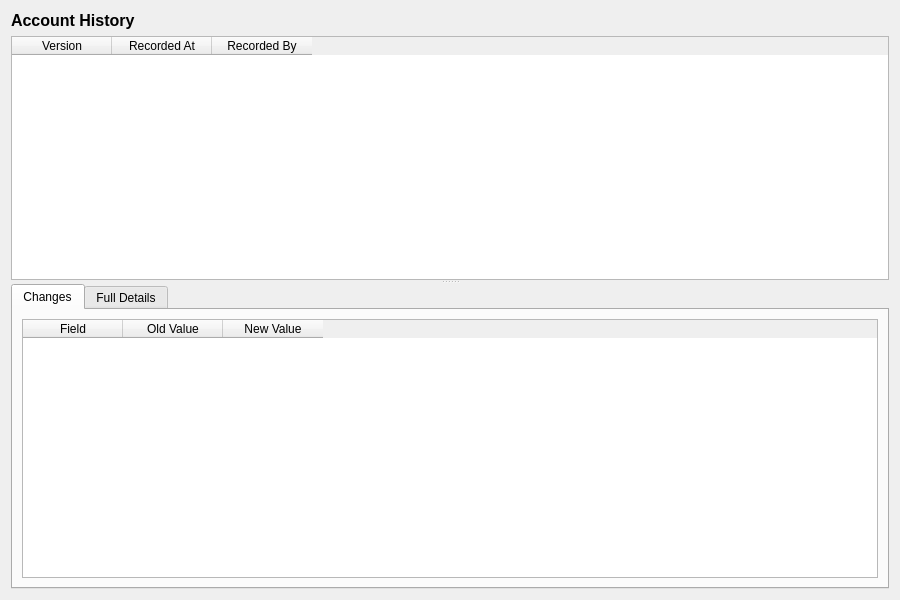
<?xml version="1.0" encoding="UTF-8"?>
<ui version="4.0">
 <class>AccountHistoryDialog</class>
 <widget class="QWidget" name="AccountHistoryDialog">
  <property name="geometry">
   <rect>
    <x>0</x>
    <y>0</y>
    <width>900</width>
    <height>600</height>
   </rect>
  </property>
  <property name="windowTitle">
   <string>Account History</string>
  </property>
  <layout class="QVBoxLayout" name="verticalLayout">
   <item>
    <widget class="QLabel" name="titleLabel">
     <property name="font">
      <font>
       <pointsize>12</pointsize>
       <bold>true</bold>
      </font>
     </property>
     <property name="text">
      <string>Account History</string>
     </property>
    </widget>
   </item>
   <item>
    <widget class="QSplitter" name="splitter">
     <property name="orientation">
      <enum>Qt::Vertical</enum>
     </property>
     <widget class="QTableWidget" name="versionListWidget">
      <property name="minimumHeight">
       <number>150</number>
      </property>
      <property name="maximumHeight">
       <number>250</number>
      </property>
      <property name="alternatingRowColors">
       <bool>true</bool>
      </property>
      <property name="editTriggers">
       <set>QAbstractItemView::NoEditTriggers</set>
      </property>
      <property name="selectionMode">
       <enum>QAbstractItemView::SingleSelection</enum>
      </property>
      <property name="selectionBehavior">
       <enum>QAbstractItemView::SelectRows</enum>
      </property>
      <column>
       <property name="text">
        <string>Version</string>
       </property>
      </column>
      <column>
       <property name="text">
        <string>Recorded At</string>
       </property>
      </column>
      <column>
       <property name="text">
        <string>Recorded By</string>
       </property>
      </column>
     </widget>
     <widget class="QWidget" name="detailWidget">
      <layout class="QVBoxLayout" name="detailLayout">
       <property name="leftMargin">
        <number>0</number>
       </property>
       <property name="topMargin">
        <number>0</number>
       </property>
       <property name="rightMargin">
        <number>0</number>
       </property>
       <property name="bottomMargin">
        <number>0</number>
       </property>
       <item>
        <widget class="QTabWidget" name="tabWidget">
         <property name="currentIndex">
          <number>0</number>
         </property>
         <widget class="QWidget" name="changesTab">
          <attribute name="title">
           <string>Changes</string>
          </attribute>
          <layout class="QVBoxLayout" name="changesTabLayout">
           <item>
            <widget class="QTableWidget" name="changesTableWidget">
             <property name="editTriggers">
              <set>QAbstractItemView::NoEditTriggers</set>
             </property>
             <property name="alternatingRowColors">
              <bool>true</bool>
             </property>
             <property name="selectionMode">
              <enum>QAbstractItemView::SingleSelection</enum>
             </property>
             <property name="selectionBehavior">
              <enum>QAbstractItemView::SelectRows</enum>
             </property>
             <column>
              <property name="text">
               <string>Field</string>
              </property>
             </column>
             <column>
              <property name="text">
               <string>Old Value</string>
              </property>
             </column>
             <column>
              <property name="text">
               <string>New Value</string>
              </property>
             </column>
            </widget>
           </item>
          </layout>
         </widget>
         <widget class="QWidget" name="fullDetailsTab">
          <attribute name="title">
           <string>Full Details</string>
          </attribute>
          <layout class="QVBoxLayout" name="fullDetailsTabLayout">
           <item>
            <widget class="QScrollArea" name="scrollArea">
             <property name="widgetResizable">
              <bool>true</bool>
             </property>
             <widget class="QWidget" name="scrollAreaWidgetContents">
              <property name="geometry">
               <rect>
                <x>0</x>
                <y>0</y>
                <width>560</width>
                <height>450</height>
               </rect>
              </property>
              <layout class="QFormLayout" name="formLayout">
               <item row="0" column="0">
                <widget class="QLabel" name="usernameLabel">
                 <property name="text">
                  <string>Username:</string>
                 </property>
                </widget>
               </item>
               <item row="0" column="1">
                <widget class="QLabel" name="usernameValue">
                 <property name="text">
                  <string/>
                 </property>
                </widget>
               </item>
               <item row="1" column="0">
                <widget class="QLabel" name="emailLabel">
                 <property name="text">
                  <string>Email:</string>
                 </property>
                </widget>
               </item>
               <item row="1" column="1">
                <widget class="QLabel" name="emailValue">
                 <property name="text">
                  <string/>
                 </property>
                </widget>
               </item>
               <item row="2" column="0">
                <widget class="QLabel" name="isAdminLabel">
                 <property name="text">
                  <string>Administrator:</string>
                 </property>
                </widget>
               </item>
               <item row="2" column="1">
                <widget class="QLabel" name="isAdminValue">
                 <property name="text">
                  <string/>
                 </property>
                </widget>
               </item>
               <item row="3" column="0">
                <widget class="QLabel" name="versionNumberLabel">
                 <property name="text">
                  <string>Version:</string>
                 </property>
                </widget>
               </item>
               <item row="3" column="1">
                <widget class="QLabel" name="versionNumberValue">
                 <property name="text">
                  <string/>
                 </property>
                </widget>
               </item>
               <item row="4" column="0">
                <widget class="QLabel" name="recordedByLabel">
                 <property name="text">
                  <string>Recorded By:</string>
                 </property>
                </widget>
               </item>
               <item row="4" column="1">
                <widget class="QLabel" name="recordedByValue">
                 <property name="text">
                  <string/>
                 </property>
                </widget>
               </item>
               <item row="5" column="0">
                <widget class="QLabel" name="recordedAtLabel">
                 <property name="text">
                  <string>Recorded At:</string>
                 </property>
                </widget>
               </item>
               <item row="5" column="1">
                <widget class="QLabel" name="recordedAtValue">
                 <property name="text">
                  <string/>
                 </property>
                </widget>
               </item>
              </layout>
             </widget>
            </widget>
           </item>
          </layout>
         </widget>
        </widget>
       </item>
      </layout>
     </widget>
    </widget>
   </item>
  </layout>
 </widget>
 <resources/>
 <connections/>
</ui>
